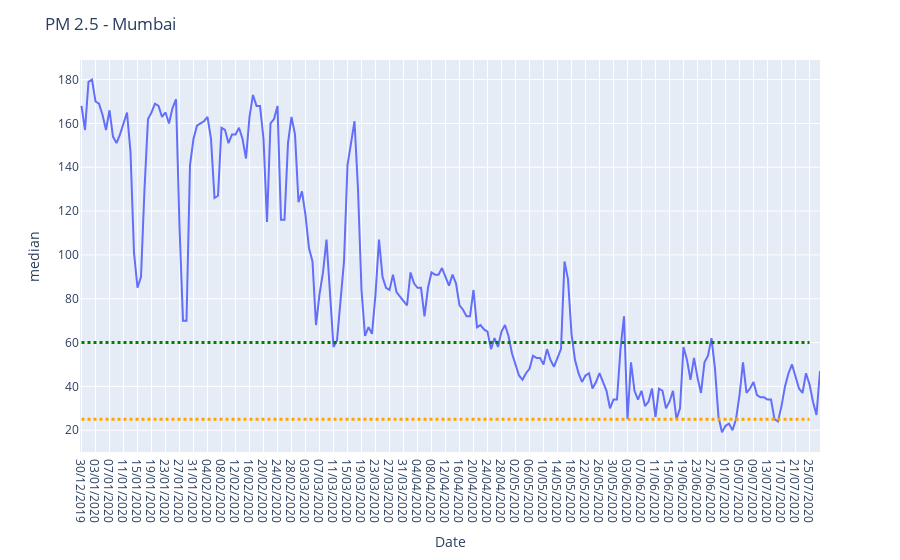

Notebook code cell kept with this figure:
### Markdown cell above
Lets focus on Mumbai

### Code cell
dfc=df1[df1['City'].isin(['Mumbai'])]
fig=px.line(dfc,x='Date',y='median',color='City')
fig.add_shape(type="line",
            x0='30/12/2019',
            y0=25,
            x1='25/07/2020',
            y1=25,
            line=dict(
                color="orange",
                width=3,
                dash="dot",
            ))
fig.add_shape(type="line",
            x0='30/12/2019',
            y0=60,
            x1='25/07/2020',
            y1=60,
            line=dict(
                color="green",
                width=3,
                dash="dot",
            ))
fig.update_layout(title="PM 2.5 - Mumbai",showlegend=False)
fig.show()
fig.write_image(f'images/pm2.5_mumbai.png')

### Figure 1 — Plotly figure (JSON) as saved in the notebook; plotly's stock layout.template omitted (floating-point values rounded to 4 significant figures; data arrays with more than 128 entries replaced by an {"elided": "..."} marker saying what was removed)
{"data": [{"hovertemplate": "City=Mumbai<br>Date=%{x}<br>median=%{y}<extra></extra>", "legendgroup": "Mumbai", "line": {"color": "#636efa", "dash": "solid"}, "mode": "lines", "name": "Mumbai", "orientation": "v", "showlegend": true, "type": "scatter", "x": {"elided": "212 str values"}, "xaxis": "x", "y": {"elided": "212 int values"}, "yaxis": "y"}], "layout": {"autosize": true, "legend": {"title": {"text": "City"}, "tracegroupgap": 0}, "margin": {"t": 60}, "shapes": [{"line": {"color": "orange", "dash": "dot", "width": 3}, "type": "line", "x0": "30/12/2019", "x1": "25/07/2020", "y0": 25, "y1": 25}, {"line": {"color": "green", "dash": "dot", "width": 3}, "type": "line", "x0": "30/12/2019", "x1": "25/07/2020", "y0": 60, "y1": 60}], "showlegend": false, "title": {"text": "PM 2.5 - Mumbai"}, "xaxis": {"anchor": "y", "autorange": true, "domain": [0, 1], "range": [-0.4274, 211], "title": {"text": "Date"}, "type": "category"}, "yaxis": {"anchor": "x", "autorange": true, "domain": [0, 1], "range": [10.06, 188.9], "title": {"text": "median"}, "type": "linear"}}}
